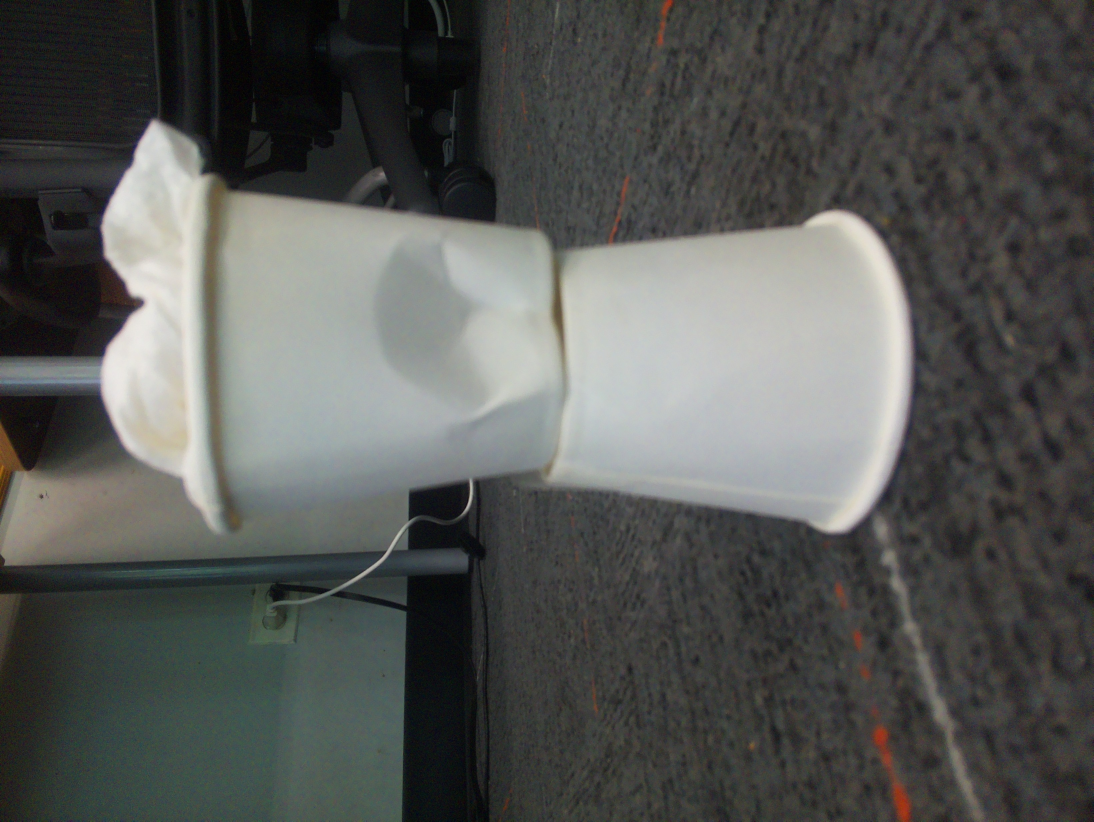
#> input picture Raspberry Trash Detection/trash.jpg, 3280 x 2464 px (shown at 1/3 size)
$ python -i imagedetect_color.py   (imports and definitions only)
#> lines starting #> are read from the running program, lines starting #| are printed output that depends on the picture; after the words box and inside, x2 and y2 are one past the last pixel; in counts of white or black regions, pixels touching at a corner belong together
import sys
sys.path.append(r'C:\Users\User\AppData\Local\Packages\PythonSoftwareFoundation.Python.3.12_qbz5n2kfra8p0\LocalCache\local-packages\Python312\Scripts')
sys.path.append(r'c:\users\user\appdata\local\packages\pythonsoftwarefoundation.python.3.12_qbz5n2kfra8p0\localcache\local-packages\python312\site-packages')

import numpy as np
import cv2

def color_detect():
    flag = 0
    img = cv2.imread('trash.jpg')
#> img is the input picture: shape (2464, 3280, 3); mean B, G, R 84.7, 87.3, 85.8
    img = cv2.resize(img, (820,616))
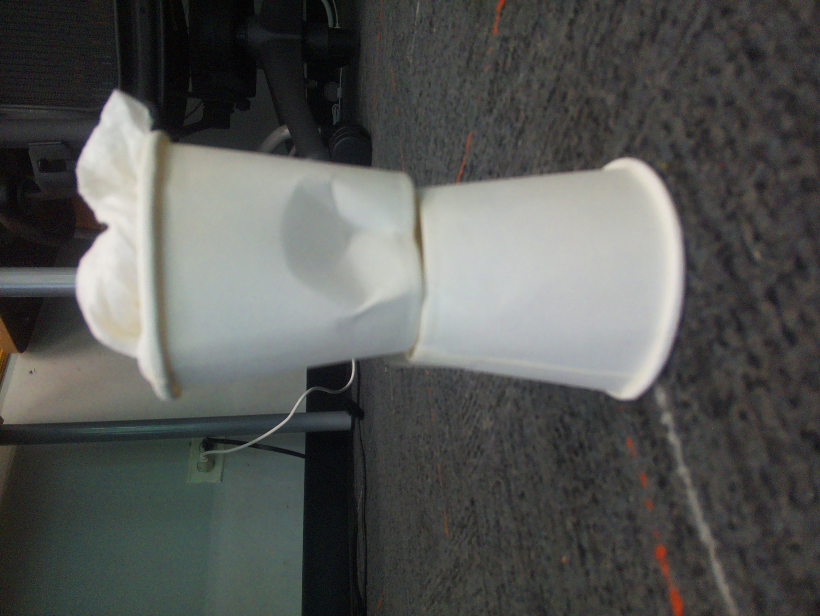
#> img: shape (616, 820, 3); mean B, G, R 84.8, 87.4, 85.9
    #cv2.imshow('Original Image', img)
    #print(img.shape) > (2464, 3280, 3)
    cv2.waitKey(0)
    hsv_img = cv2.cvtColor(img, cv2.COLOR_BGR2HSV)
#> hsv_img: shape (616, 820, 3); mean H, S, V 70.6, 35.2, 90.3
    img_rot = cv2.rotate(hsv_img, cv2.ROTATE_90_CLOCKWISE)
#> img_rot: shape (820, 616, 3); mean H, S, V 70.6, 35.2, 90.3
    cropped_image = img_rot[300:3280, 0:2464]
#> cropped_image: shape (520, 616, 3); mean H, S, V 70.9, 28.8, 89.1

    # lower and range of white in HSV
    sensitivity = 70
    lower_white = np.array([0,0,255-sensitivity])
    upper_white = np.array([255,sensitivity,255])

    mask = cv2.inRange(cropped_image, lower_white, upper_white)
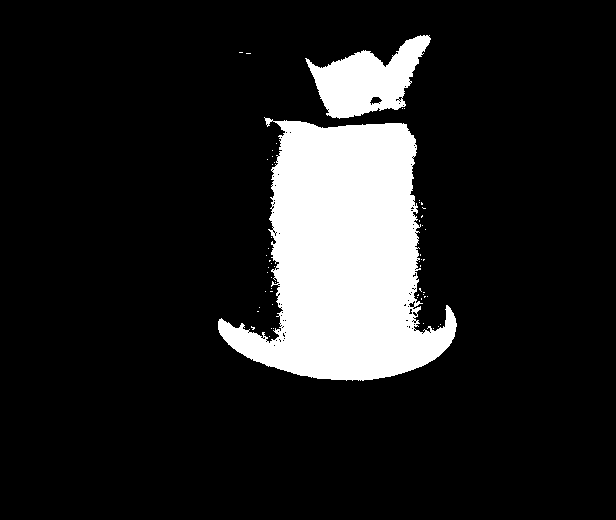
#> mask: shape (520, 616); 13.6% white; 57 white regions (55 under 20 px), largest, box (x1, y1, x2, y2) and area: (218, 117, 457, 381) 38048, (305, 35, 431, 119) 5473
    color_image = cv2.bitwise_and(cropped_image, cropped_image, mask=mask)
#> color_image: shape (520, 616, 3); mean H, S, V 8.2, 1.1, 26.8
    print(cv2.countNonZero(mask))
#| 43622
    if (cv2.countNonZero(mask) > 25000):
        flag = 1
    #cv2.imshow('Coloured Image', color_image)
    return flag

# Display the color of the image
#
#cv2.waitKey(0)
#3cv2.destroyAllWindows()

>>> result = color_detect()
